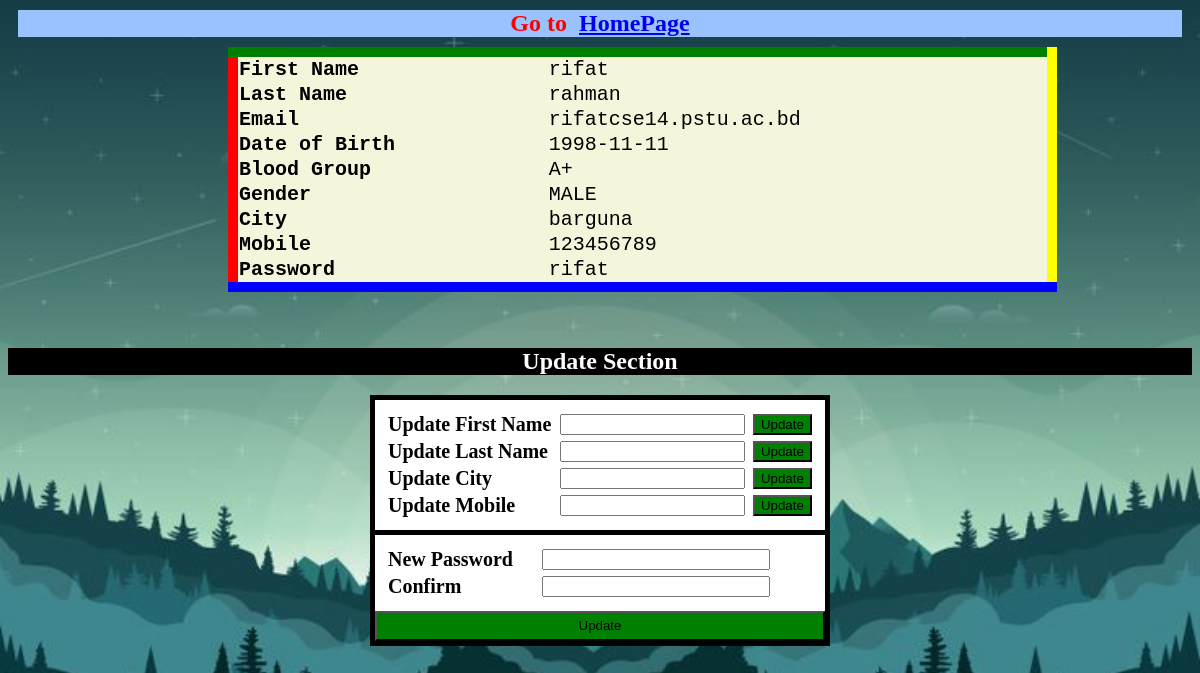
The app's page /profile.php (signed in) with its own data.
### tables this page shows
CREATE TABLE `register` (
  `First_name` varchar(100) NOT NULL,
  `Last_name` varchar(100) NOT NULL,
  `Email` varchar(100) NOT NULL,
  `DOB` varchar(100) NOT NULL,
  `Blood_group` varchar(50) NOT NULL,
  `Gender` varchar(50) NOT NULL,
  `City` varchar(100) NOT NULL,
  `Mobile` varchar(100) NOT NULL,
  `Password` varchar(100) NOT NULL,
  `Re_password` varchar(100) NOT NULL
);

### profile.php (the view, shortened to what this page needs)
<!DOCTYPE html>
<html>
<head>
    <link rel="stylesheet" type="text/css" media="screen" href="profile.css" />
</head>
<body>
<div class="go_to_home">
    <h2 class="hh3" style="margin:10px; background-color: #99c2ff;color:red;">
    <center>
    Go to&nbsp; <a href="user_panel.php">HomePage</a></h2>
    </div>
    <div class="form-group">
                <table style="border-collapse: collapse;
    width: 70%;
    background: beige;
    font-family: monospace;
    font-size: 20px;
    text-align: left;
    padding:5px;
    margin-left:220px;
    border-top: 10px solid green;
    border-left: 10px solid red;
    border-bottom: 10px solid blue;
    border-right: 10px solid yellow;">
                <?php
                $con=mysqli_connect("localhost","root","","bloodbank");
                $var=$_SESSION['Email'];
                $sql="select First_name,Last_name,Email,DOB,Blood_group,Gender,City,Mobile,Password from register where Email='".$var."'";
                $result=$con->query($sql);
                if($result->num_rows>0){
                    while($row=$result->fetch_assoc()){
                        echo
                        "
                        <center><tr>
                        <th>First Name</th>
                        <td>".$row["First_name"]."</td>
                        </tr></center>
                        <tr>
                        <th>Last Name</th>
                        <td>".$row["Last_name"]."</td>
                        </tr>
                        <tr>
                        <th>Email</th>
                        <td>".$row["Email"]."</td>
                        </tr>
                        <tr>
                        <th>Date of Birth</th>
                        <td>".$row["DOB"]."</td>
                        </tr>
                        <tr>
                        <th>Blood Group</th>
                        <td>".$row["Blood_group"]."</td>
                        </tr>
                        <tr>
                        <th>Gender</th>
                        <td>".$row["Gender"]."</td>
                        </tr>
                        <tr>
                        <th>City</th>
                        <td>".$row["City"]."</td>
                        </tr>
                        <tr>
                        <th>Mobile</th>
                        <td>".$row["Mobile"]."</td>
                        </tr>
                        <tr>
                        <th>Password</th>
                        <td>".$row["Password"]."<td>
                        </tr>";
                    }
                    echo "</table>";
                }
                else{
                    echo "0 Result found";
                }
                ?>
            </div>
            <br><br>
<center>
<div style="background-color:black;color:white;"><h2>Update Section</h2></div>
            <div class="update" style="border:5px solid black; width:450px;">
            <form action="#" class="updt" method="post">
            <table style="border-bottom:5px solid black; width:450px;padding:10px;background-color:white;color:black;">
            <tr>
            <th><label> Update First Name</label><th>
            <td><input type="text" name="up_fname"><td>
            <td ><input type="submit" value="Update" name="fnamebtn" style="background-color:green"></td>
            </tr>
            <tr>
            <th><label> Update Last Name</label><th>
            <td><input type="text" name="up_lname"><td>
            <td ><input type="submit" value="Update" name="lnamebtn" style="background-color:green"></td>
            </tr>
            <tr>
            <th><label> Update City</label><th>
            <td><input type="text" name="up_city"><td>
            <td ><input type="submit" value="Update" name="citybtn" style="background-color:green"></td>
            </tr>
            <tr>
            <th><label> Update Mobile</label><th>
            <td><input type="text" name="up_mobile"><td>
            <td><input type="submit" value="Update" name="mobilebtn" style="background-color:green"></td>
            </tr>
</form>
<form action="#" class="updt" method="post">
            <table style=";width:450px; padding:10px;background-color:white;color:black;">
<tr>
            <th><label>New Password</label><th>
            <td><input type="password" name="pass" style="width:220px;" required><td>
</tr>
            <th><label>Confirm</label><th>
            <td><input type="password" name="re_pass" style="width:220px;" required><td>
            <br>
            </table>
            <td ><input type="submit" value="Update" name="passbtn" style="width:450px;height:30px;background-color:green"></td>
            </form>
            </div>
        </center>
</body>
</html>

### profile.css (style rules this page uses)
body { background-image: url("profile.jpg"); background-repeat: no-repeat; background-size: cover; }
.update th { font-size: 20px; }
table { text-align: left; }

### records on screen
register: First_name "rifat", Last_name "rahman", Email "rifatcse14.pstu.ac.bd", DOB "1998-11-11", Blood_group "A+", Gender "MALE", City "barguna", Mobile "123456789", Password "rifat"
